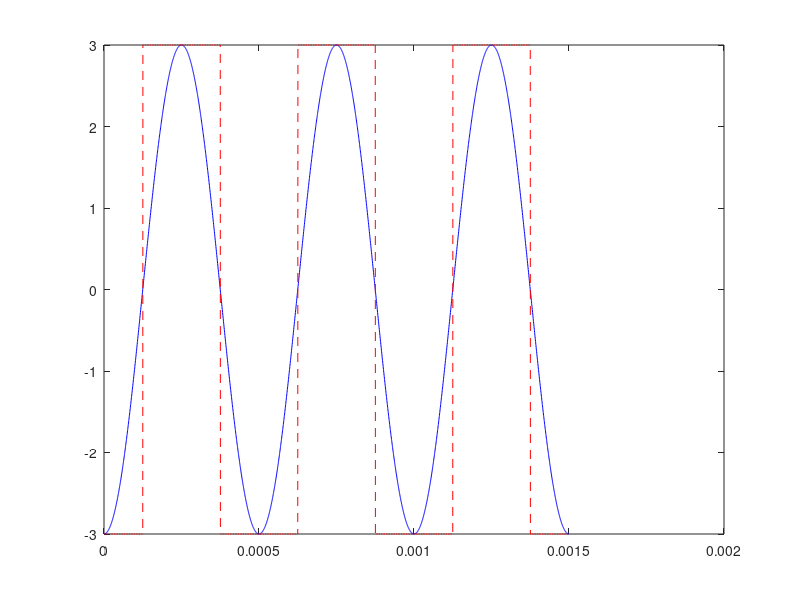

This chart was generated by the following MATLAB code: (Note: this script raises an error after producing the figure.)
clc;
clear all;
close all;

SNR_cal = []; SNR_th = [];

%MESSAGE SIGNAL
fm = 2e3;
fs = 1000*fm;
Am = 3;
t = 0:(1/fs):(3/fm);
x = Am*cos(2*pi*fm*(t+0.25e-3));
%POWER OF INPUT SIGNAL
x_p = x*x';

n = 1:15; %No.of bits

for i=(1:length(n))
    a = n(i);
    del = (2*Am)/((2^a)-1); %Step size
    boundary = -Am+(del/2) : del : Am-(del/2); %partitions to which a sample can be assigned
    codebook = -Am : del : Am; %Quantised values

    %QUANTISED SIGNAL
    [ind,xq] = quantiz(x,boundary,codebook);

    figure; plot(t,x,'b-',t,xq,'r--'); title("Quantisation - n = ",num2str(a)); 
    xlabel("time(s)"); ylabel("Amplitude"); legend('Original signal','Quantised signal');
    axis([0 max(t)+0.1e-3 min(x)-0.3 max(x)+0.3]);

    e = x-xq;
    xq_p = e*e';
    SNR = (x_p)/(xq_p); SNR_cal(i) = 10*log10(SNR);
    SNR_th(i) = 6*a + 1.72;
end

figure; plot(n,SNR_cal,'b-',n,SNR_th,'r--'); title('COMPARISON OF SNR FOR DIFFERENT NO.OF BITS');
xlabel('No.of bits'); ylabel('SNR'); legend('Calculated','Theoretical');
   